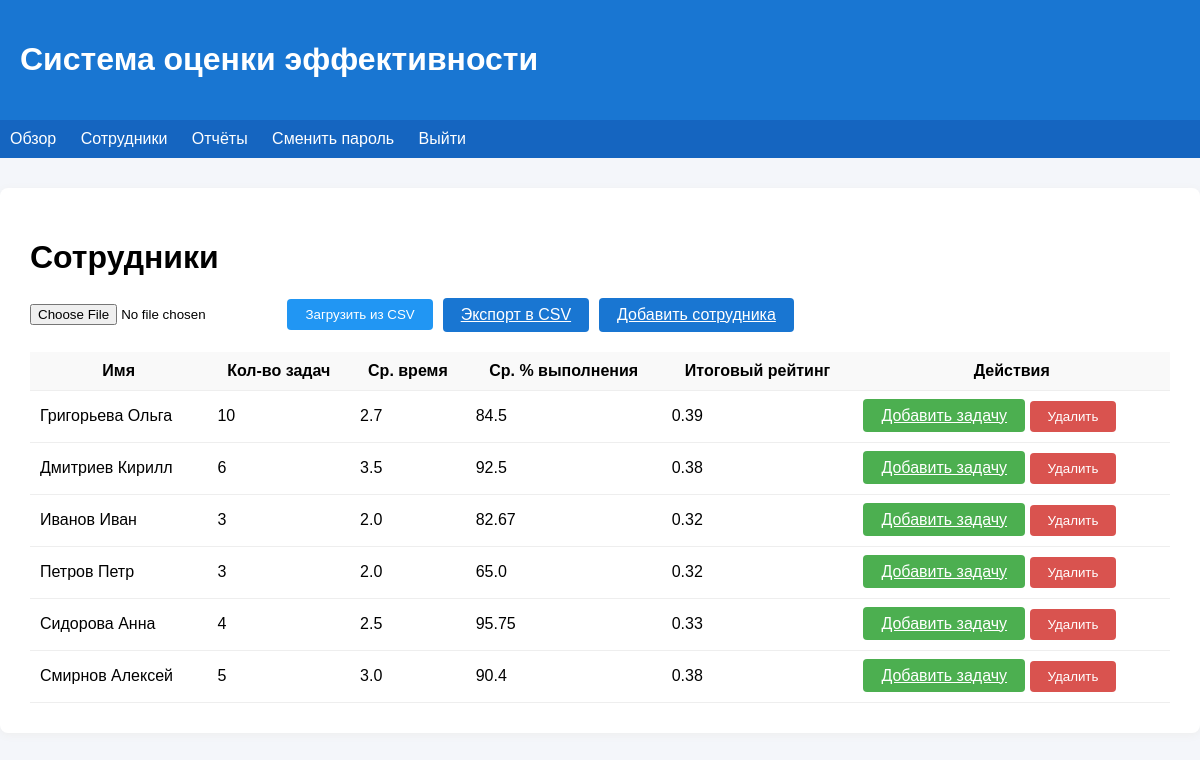
The app's page /auth/employees (signed in), older data.
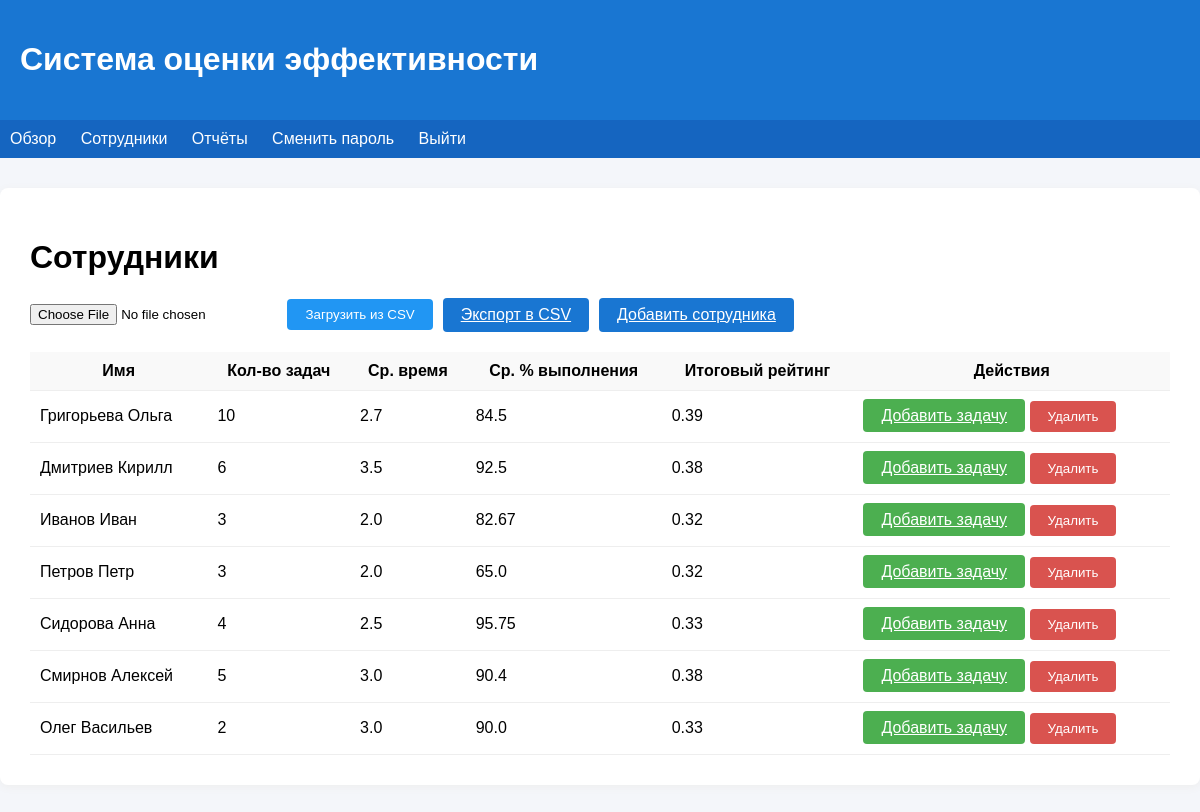
The same page, newer data.
### app/models.py (models this page shows)
class Employee(db.Model):
    __tablename__ = 'employees'
    id = db.Column(db.Integer, primary_key=True)
    name = db.Column(db.String(100))
    position = db.Column(db.String(100))
    department = db.Column(db.String(100))
    rating = db.Column(db.Float)
    tasks = db.relationship('Task', back_populates='employee', cascade='all, delete-orphan')
    def tasks_count(self):
        return len(self.tasks)
    def avg_time(self):
        if not self.tasks:
            return 0
        return sum(t.time for t in self.tasks) / len(self.tasks)
    def avg_correctness(self):
        if not self.tasks:
            return 0
        return sum(t.correctness for t in self.tasks) / len(self.tasks)
    def score(self):
        n = self.tasks_count()
        if n >= 10:
            w1 = 0.5
        elif 5 <= n <= 9:
            w1 = 0.3
        else:
            w1 = 0.2
        avg_time = self.avg_time()
        if avg_time <= 2:
            w2 = 0.5
        elif 2 < avg_time <= 5:
            w2 = 0.3
        else:
            w2 = 0.2
        avg_corr = self.avg_correctness()
        if 85 <= avg_corr <= 100:
            w3 = 0.6
        elif 50 <= avg_corr < 85:
            w3 = 0.3
        else:
            w3 = 0.1
        return round(w1 * 0.45 + w2 * 0.3 + w3 * 0.25, 2)

class Task(db.Model):
    __tablename__ = 'tasks'
    id = db.Column(db.Integer, primary_key=True)
    employee_id = db.Column(db.Integer, db.ForeignKey('employees.id'))
    time = db.Column(db.Float)
    correctness = db.Column(db.Float)
    employee = db.relationship('Employee', back_populates='tasks')

### app/auth.py (the view)
@bp.route('/employees', methods=['GET'])
@login_required
def list_employees():
    if current_user.role not in ['admin', 'manager']:
        flash("Доступ запрещен: требуется роль администратора или менеджера.", 'error')
        return redirect(url_for('views.dashboard'))
    employees = Employee.query.all()
    return render_template('employees.html', employees=employees)

### app/templates/employees.html (shortened to what this page needs)
{% extends 'base.html' %}
{% block content %}
  <h1>Сотрудники</h1>
  <div style="display: flex; gap: 10px; align-items: center; margin-bottom: 20px;">
    <form method="post" enctype="multipart/form-data" action="{{ url_for('views.upload_data') }}" style="margin: 0;">
        <input type="file" name="file" accept=".csv" required>
        <button type="submit" class="btn" style="background:#2196F3;">Загрузить из CSV</button>
    </form>
    <a href="{{ url_for('views.export_csv') }}" class="btn">Экспорт в CSV</a>
    {% if current_user.role == 'admin' %}
      <a href="{{ url_for('auth.add_employee') }}" class="btn">Добавить сотрудника</a>
    {% endif %}
  </div>
  <table>
    <thead>
      <tr>
        <th>Имя</th>
        <th>Кол-во задач</th>
        <th>Ср. время</th>
        <th>Ср. % выполнения</th>
        <th>Итоговый рейтинг</th>
        <th>Действия</th>
      </tr>
    </thead>
    <tbody>
      {% for emp in employees %}
      <tr>
        <td>{{ emp.name }}</td>
        <td>{{ emp.tasks_count() }}</td>
        <td>{{ emp.avg_time()|round(2) }}</td>
        <td>{{ emp.avg_correctness()|round(2) }}</td>
        <td>{{ emp.score() }}</td>
        <td>
          {% if current_user.role in ['admin', 'manager'] or current_user.username == emp.name %}
            <a href="{{ url_for('auth.add_task', emp_id=emp.id) }}" class="btn" style="background:#4CAF50;">Добавить задачу</a>
          {% endif %}
          {% if current_user.role == 'admin' %}
            <form method="post" action="{{ url_for('auth.delete_employee', emp_id=emp.id) }}" style="display:inline;" onsubmit="return confirm('Удалить сотрудника {{ emp.name }}?');">
              <button type="submit" class="btn" style="background:#d9534f;">Удалить</button>
            </form>
          {% endif %}
        </td>
      </tr>
      {% endfor %}
    </tbody>
  </table>
{% endblock %}

### app/templates/base.html (shortened to what this page needs)
<!DOCTYPE html>
<html lang="ru">
<head>
</head>
<body>
  <header>
    <h1>Система оценки эффективности</h1>
  </header>
  <nav>
    <a href="{{ url_for('views.dashboard') }}">Обзор</a>
    <a href="{{ url_for('auth.list_employees') }}">Сотрудники</a>
    <a href="{{ url_for('views.reports') }}">Отчёты</a>
    <a href="{{ url_for('auth.change_password') }}">Сменить пароль</a>
    <a href="{{ url_for('auth.logout') }}">Выйти</a>
  </nav>
  <div class="container">
    {% block content %}{% endblock %}
  </div>
</body>
</html>

### app/templates/base.html (style rules this page uses)
body { font-family: Arial, sans-serif; background: #f4f6fa; margin: 0; }
header { background: #1976d2; color: #fff; padding: 20px; }
nav { background: #1565c0; padding: 10px; }
nav a { color: #fff; margin-right: 20px; text-decoration: none; }
.container { max-width: 1200px; margin: 30px auto; background: #fff; border-radius: 8px; box-shadow: 0 2px 8px #eee; padding: 30px; }
.btn { background: #1976d2; color: #fff; border: none; padding: 8px 18px; border-radius: 4px; cursor: pointer; }
table { width: 100%; border-collapse: collapse; margin-top: 20px; }
th, td { padding: 10px; border-bottom: 1px solid #eee; }
th { background: #f9f9f9; }

Row changes from the older to the newer data that the page shows:
added Employee: name "Олег Васильев", tasks_count "2", avg_time "3.0", avg_correctness "90.0", score "0.33"
